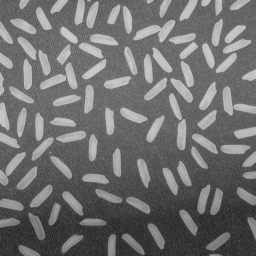
#> input picture rice.png, 256 x 256 px, found by its file name
$ python hoa5.py
#> lines starting #> are read from the running program, lines starting #| are printed output that depends on the picture; after the words box and inside, x2 and y2 are one past the last pixel; in counts of white or black regions, pixels touching at a corner belong together
import cv2
import numpy as np
from matplotlib import pyplot as plt

# Load the image using cv2.imread
img = cv2.imread(r"C:\Users\ecena\OneDrive\Belgeler\Image Processing\rice.png", cv2.IMREAD_GRAYSCALE)
#> img is the input picture: shape (256, 256); min 40, max 204, mean 111.2

# Threshold the image using cv2.threshold
ret, thresh_img = cv2.threshold(img, 127, 255, cv2.THRESH_BINARY)
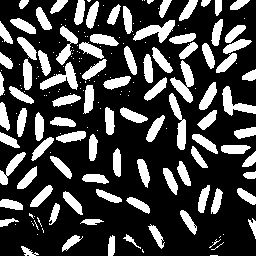
#> thresh_img: shape (256, 256); 26.8% white; 191 white regions (102 under 20 px), largest, box (x1, y1, x2, y2) and area: (170, 60, 194, 103) 455, (133, 20, 175, 43) 438, (40, 62, 78, 90) 432

# Define the kernel for dilation and erosion operations
kernel = cv2.getStructuringElement(cv2.MORPH_ELLIPSE, (5, 5))

# Apply dilation and erosion operations
dilated_img = cv2.dilate(thresh_img, kernel, iterations=1)
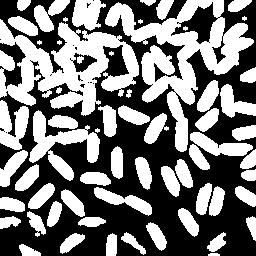
#> dilated_img: shape (256, 256); 47.3% white; 62 white regions (8 under 20 px), largest, box (x1, y1, x2, y2) and area: (105, 0, 254, 152) 6763, (0, 19, 139, 116) 6359, (29, 110, 100, 181) 1811
eroded_img = cv2.erode(thresh_img, kernel, iterations=1)
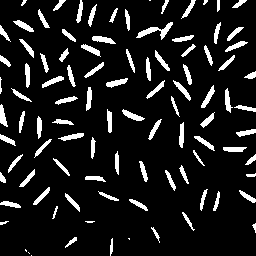
#> eroded_img: shape (256, 256); 10.8% white; 98 white regions (8 under 20 px), largest, box (x1, y1, x2, y2) and area: (136, 22, 173, 40) 208, (122, 109, 145, 121) 116, (92, 36, 116, 44) 115

# Display the original image and binary image
plt.subplot(2, 2, 1)
plt.imshow(img, cmap='gray')
plt.title('Original Image')
plt.xticks([]), plt.yticks([])

plt.subplot(2, 2, 2)
plt.imshow(thresh_img, cmap='gray')
plt.title('Binary Threshold Image')
plt.xticks([]), plt.yticks([])

# Display the dilated and eroded images
plt.subplot(2, 2, 3)
plt.imshow(dilated_img, cmap='gray')
plt.title('Dilation Image')
plt.xticks([]), plt.yticks([])

plt.subplot(2, 2, 4)
plt.imshow(eroded_img, cmap='gray')
plt.title('Erosion Image')
plt.xticks([]), plt.yticks([])

plt.show()
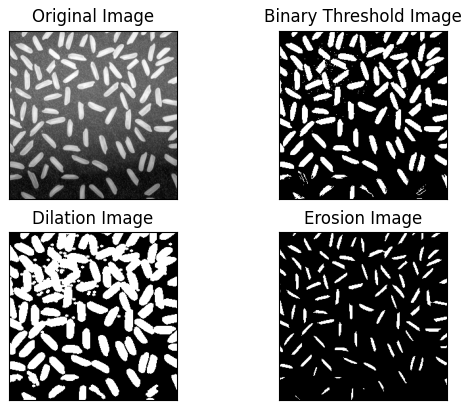
#> figure drawn by matplotlib, 4 panels
